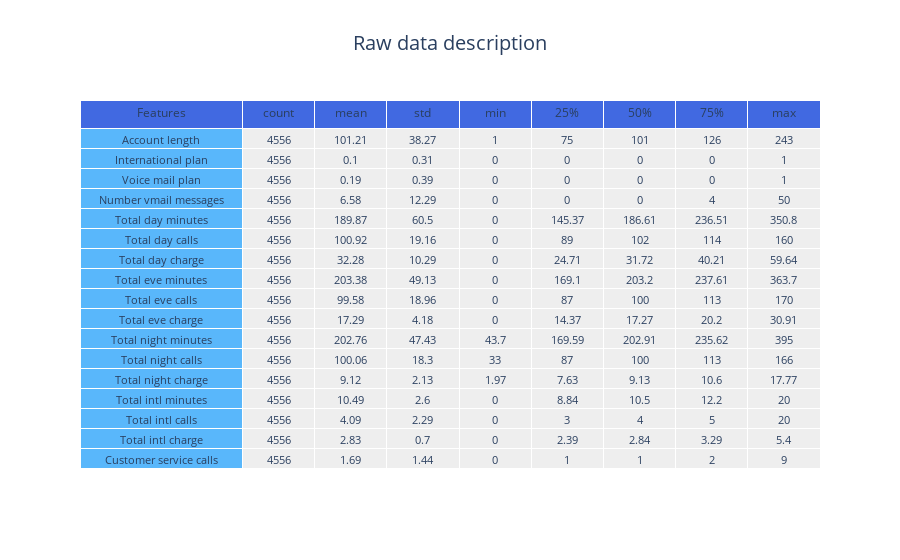

Notebook code cell kept with this figure:
### Markdown cell above
#### 1.3 Obtaining statistical metrics of the raw data

### Code cell
description = data.drop(['State', 'Area code'], axis = 1).describe().round(2).transpose().reset_index()     #Temporary removal of the categorical columns
description.rename(columns = {'index' : 'Features'}, inplace = True)    #Renaming index properly


#Plotting a table containing statistical metrics of all numerical columns
fig = go.Figure()

fig.add_trace(go.Table(header = dict(values = description.columns.tolist(),
                                     fill = dict(color = ['RoyalBlue'])),
                       cells = dict(values = description.transpose().values.tolist(),
                                    fill = dict(color = ['#59b7fb', '#eeeeee']),
                                    font = dict(size = 11)),
                       columnwidth = [180, 80, 80, 80, 80, 80, 80, 80, 80],
                       )
              )

fig.update_layout(autosize = True,
                  title = dict(text = 'Raw data description',
                               x = 0.5,
                               font = dict(size = 20)
                               )
                  )

fig.show('png')

### Figure 1 — Plotly figure (JSON) as saved in the notebook; plotly's stock layout.template omitted (floating-point values rounded to 4 significant figures; data arrays with more than 128 entries replaced by an {"elided": "..."} marker saying what was removed)
{"data": [{"cells": {"fill": {"color": ["#59b7fb", "#eeeeee"]}, "font": {"size": 11}, "values": {"elided": "9x17 mixed values"}}, "columnwidth": [180, 80, 80, 80, 80, 80, 80, 80, 80], "header": {"fill": {"color": ["RoyalBlue"]}, "values": ["Features", "count", "mean", "std", "min", "25%", "50%", "75%", "max"]}, "type": "table"}], "layout": {"autosize": true, "title": {"font": {"size": 20}, "text": "Raw data description", "x": 0.5}}}
